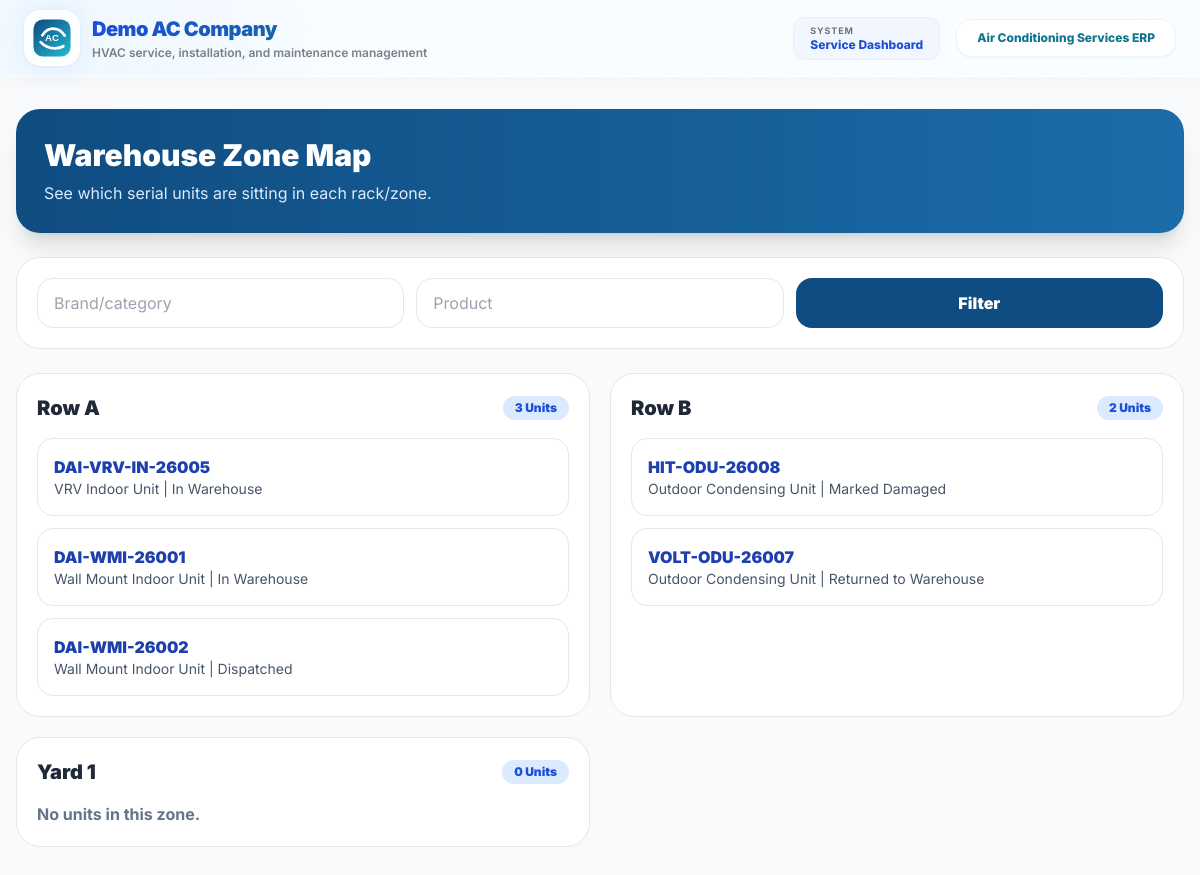
Screenshot of /store/units/zones/ (signed in) with the database file from the repository.
### store/models.py (models this page shows, shortened)
class Zone(models.Model):
    name = models.CharField(max_length=120, unique=True)
    warehouse_name = models.CharField(max_length=160, default="Main Warehouse")
    notes = models.CharField(max_length=250, blank=True, null=True)
    created_at = models.DateTimeField(auto_now_add=True)
    class Meta:
        ordering = ["warehouse_name", "name"]

class InventoryUnit(models.Model):
    STATUS_CHOICES = (
        ("IN_WAREHOUSE", "In Warehouse"),
        ("DISPATCHED", "Dispatched"),
        ("WITH_INSTALLATION_TEAM", "With Installation Team"),
        ("INSTALLED", "Installed"),
        ("RETURNED_TO_WAREHOUSE", "Returned to Warehouse"),
        ("DAMAGED", "Marked Damaged"),
        ("MISSING", "Marked Missing"),
    )
    store_item = models.ForeignKey(StoreItem, on_delete=models.CASCADE, related_name="serial_units")
    serial_number = models.CharField(max_length=120, unique=True)
    current_status = models.CharField(max_length=40, choices=STATUS_CHOICES, default="IN_WAREHOUSE")
    current_zone = models.ForeignKey(Zone, on_delete=models.SET_NULL, blank=True, null=True, related_name="units")
    current_handler = models.ForeignKey(User, on_delete=models.SET_NULL, blank=True, null=True, related_name="handled_inventory_units")
    customer = models.ForeignKey("customers.Customer", on_delete=models.SET_NULL, blank=True, null=True, related_name="inventory_units")
    condition_note = models.TextField(blank=True, null=True)
    created_at = models.DateTimeField(auto_now_add=True)
    updated_at = models.DateTimeField(auto_now=True)
    class Meta:
        ordering = ["store_item__item_description", "serial_number"]

class StoreItem(models.Model):
    UNIT_CHOICES = (
        ("NOS", "Nos"),
        ("MTR", "Meter"),
        ("RFT", "Rft"),
        ("MTR_AND_RFT", "MTR and RFT"),
        ("KG", "Kg"),
        ("PKT", "Packet"),
        ("NOS_PKT", "Nos / Packet"),
        ("LTR", "Liter"),
        ("SQMTR", "Sq. Meter"),
        ("ROLL", "Roll"),
        ("BOX", "Box"),
        ("COIL", "Coil"),
    )
    item_code = models.CharField(
        max_length=20,
        unique=True,
        blank=True
    )
    category = models.ForeignKey(
        StoreCategory,
        on_delete=models.CASCADE,
        related_name="items"
    )
    item_description = models.CharField(
        max_length=250
    )
    size = models.CharField(
        max_length=150,
        blank=True,
        null=True
    )
    serial_number = models.CharField(
        max_length=100,
        blank=True,
        null=True,
        help_text="AC unit serial number (if applicable)."
    )
    remarks = models.CharField(
        max_length=250,
        blank=True,
        null=True
    )
    is_vrv = models.BooleanField(
        default=False,
        help_text="Check if this item is VRV type."
    )
    is_non_vrv = models.BooleanField(
        default=False,
        help_text="Check if this item is Non-VRV type."
    )
    unit = models.CharField(
        max_length=20,
        choices=UNIT_CHOICES,
        default="NOS"
    )
    opening_stock = models.DecimalField(
        max_digits=12,
        decimal_places=2,
        default=0
    )
    current_stock = models.DecimalField(
        max_digits=12,
        decimal_places=2,
        default=0
    )
    minimum_stock = models.DecimalField(
        max_digits=12,
        decimal_places=2,
        default=0
    )
    alert_percentage = models.DecimalField(
        max_digits=5,
        decimal_places=2,
        default=85,
        help_text="Alert when stock is 85% used from opening stock."
    )
    created_by = models.ForeignKey(
        User,
        on_delete=models.SET_NULL,
        blank=True,
        null=True,
        related_name="created_store_items"
    )
    created_at = models.DateTimeField(
        auto_now_add=True
    )
    class Meta:
        ordering = ["category__category_name", "item_description"]

### store/views.py (the view)
# urls.py: path("units/zones/", views.zone_map, name="zone_map"),
@login_required
def zone_map(request):
    brand = request.GET.get("brand", "").strip()
    product = request.GET.get("product", "").strip()
    zones = Zone.objects.prefetch_related("units__store_item", "units__current_handler").all()
    units = InventoryUnit.objects.select_related("store_item", "current_zone", "current_handler")
    if brand:
        units = units.filter(store_item__category__category_name__icontains=brand)
    if product:
        units = units.filter(store_item__item_description__icontains=product)
    for zone in zones:
        zone.filtered_units = list(units.filter(current_zone=zone))
    unassigned_units = list(units.filter(current_zone__isnull=True))
    return render(request, "zone_map.html", {"zones": zones, "unassigned_units": unassigned_units, "brand": brand, "product": product})

### puriaccooling/context_processors.py (called while the page is built)
def branding(request):
    return {"BRAND": APP_BRANDING}

### templates/zone_map.html (shortened to what this page needs)
{% extends 'base.html' %}
{% block content %}<div class="min-h-screen bg-slate-50 px-4 py-8"><div class="max-w-7xl mx-auto"><div class="bg-gradient-to-r from-[#0F4C81] to-[#1B6CA8] rounded-3xl p-7 shadow-xl mb-6"><h1 class="text-3xl font-black text-white">Warehouse Zone Map</h1><p class="text-blue-100 mt-2">See which serial units are sitting in each rack/zone.</p></div><form method="get" class="bg-white rounded-3xl border p-5 mb-6 grid grid-cols-1 md:grid-cols-3 gap-3"><input name="brand" value="{{ brand }}" placeholder="Brand/category" class="border rounded-2xl px-4 py-3"><input name="product" value="{{ product }}" placeholder="Product" class="border rounded-2xl px-4 py-3"><button class="bg-[#0F4C81] text-white rounded-2xl px-5 py-3 font-black">Filter</button></form><div class="grid grid-cols-1 md:grid-cols-2 xl:grid-cols-3 gap-5">{% for zone in zones %}<div class="bg-white rounded-3xl border p-5"><div class="flex justify-between items-center mb-4"><h2 class="text-xl font-black">{{ zone.name }}</h2><span class="bg-blue-100 text-blue-700 rounded-full px-3 py-1 text-xs font-black">{{ zone.filtered_units|length }} Units</span></div><div class="space-y-3">{% for unit in zone.filtered_units %}<a href="{% url 'unit_detail' unit.id %}" class="block rounded-2xl border p-4 hover:bg-blue-50"><p class="font-black text-blue-800">{{ unit.serial_number }}</p><p class="text-sm text-slate-600">{{ unit.store_item.item_description }} | {{ unit.get_current_status_display }}</p></a>{% empty %}<p class="text-slate-500 font-bold">No units in this zone.</p>{% endfor %}</div></div>{% endfor %}</div></div></div>{% endblock %}

### templates/base.html (style rules this page uses)
body { font-family: 'Inter', sans-serif; scroll-behavior: smooth; }
.soft-grid { background-image: linear-gradient(rgba(59, 130, 246, 0.08) 1px, transparent 1px), linear-gradient(90deg, rgba(59, 130, 246, 0.08) 1px, transparent 1px); background-size: 42px 42px; }

### rows the page displays
Zone: name "Row A", filtered_units|length "3"
InventoryUnit: serial_number "DAI-VRV-IN-26005", store_item.item_description "VRV Indoor Unit", current_status "In Warehouse"
InventoryUnit: serial_number "DAI-WMI-26001", store_item.item_description "Wall Mount Indoor Unit", current_status "In Warehouse"
InventoryUnit: serial_number "DAI-WMI-26002", store_item.item_description "Wall Mount Indoor Unit", current_status "Dispatched"
Zone: name "Row B", filtered_units|length "2"
InventoryUnit: serial_number "HIT-ODU-26008", store_item.item_description "Outdoor Condensing Unit", current_status "Marked Damaged"
InventoryUnit: serial_number "VOLT-ODU-26007", store_item.item_description "Outdoor Condensing Unit", current_status "Returned to Warehouse"
Zone: name "Yard 1", filtered_units|length "0"

### other values shown
{{ BRAND.TAGLINE }} "HVAC service, installation, and maintenance management"
{{ BRAND.APP_NAME }} "Air Conditioning Services ERP"
